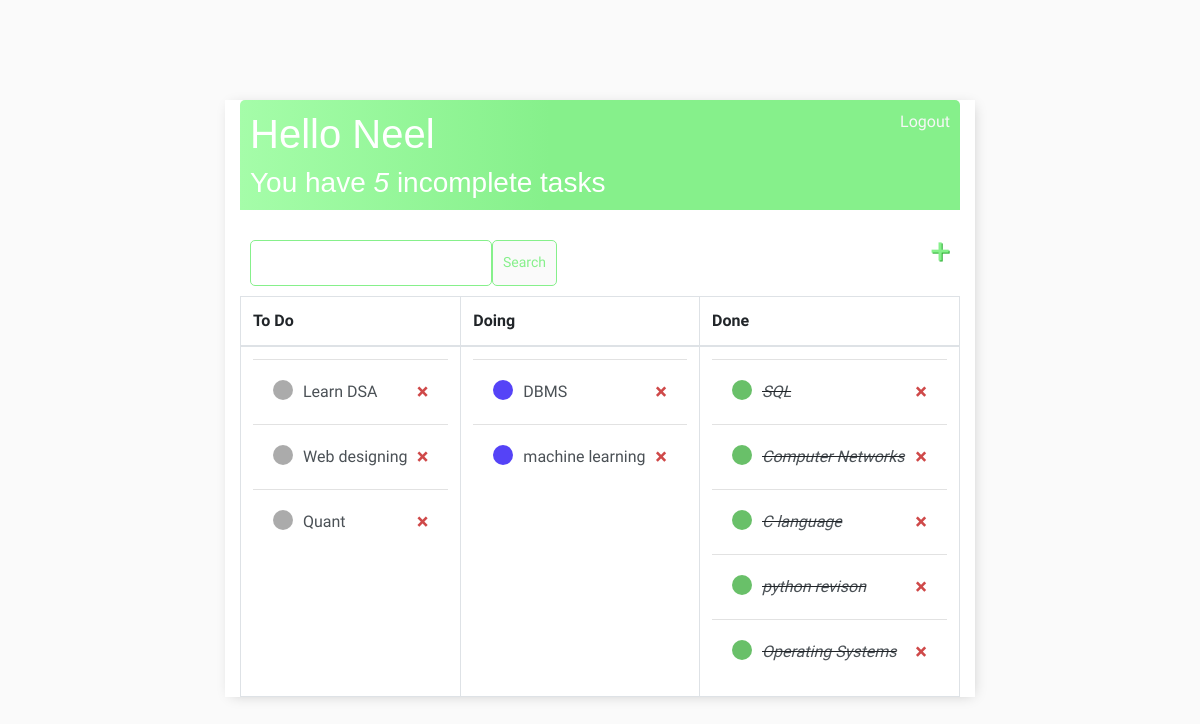
The app's page / (signed in) with its own data.
### base/models.py (models this page shows)
class Task(models.Model):
    user = models.ForeignKey(User, on_delete=models.CASCADE, null=True, blank=True)     #One-to-many relationship
    title = models.CharField(max_length=200, null=True, blank=True)
    description = models.TextField(null=True, blank=True)
    doing = models.BooleanField(default=False)
    complete = models.BooleanField(default=False)
    created = models.DateTimeField(auto_now_add=True)
    def __str__(self):
        return self.title
    class Meta:
        ordering = ['complete','doing']     #any complete item goes bottom of the list

### base/views.py (the view)
# urls.py: path('', TaskList.as_view(), name='tasks'),
class TaskList(LoginRequiredMixin, ListView):
    model = Task
    context_object_name = 'tasks'
    def get_context_data(self, **kwargs):
        context = super().get_context_data(**kwargs)
        context['tasks'] = context['tasks'].filter(user = self.request.user)            #grab context of tasks and filter it
        context['count'] = context['tasks'].filter(complete = False).count()
        search_input = self.request.GET.get('search-area') or ''
        if search_input:
            context['tasks'] = context['tasks'].filter(title__startswith = search_input)
        context['search_input'] = search_input
        return context

### base/templates/base/task_list.html
{% extends 'base/main.html' %}
{% block content %}
<div class="header">
    <div>
        <h1>Hello {{request.user|title}}</h1>
        <h3 style="margin: 0;">You have <i>{{count}}</i> incomplete task{{ count|pluralize:"s" }}</h3>
    </div>
    {% if request.user.is_authenticated %}
    <a href="{% url 'logout' %}">Logout</a>
    {% else %}
    <a href="{% url 'login' %}">Login</a>
    {% endif %}
</div>
<div id="search-add-wrpper">
    <form method="GET" style="margin-top: 20px;display: flex;">
        <input type="text" name="search-area" value="{{search_input}}">
        <input class="button" type="submit" value="Search">
    </form>
    <a id="add-link" href="{% url 'task-create' %}">&#x2b;</a>
</div>
<table class="table table-bordered">
    <thead>
      <tr>
        <th scope="col">To Do</th>
        <th scope="col">Doing</th>
        <th scope="col">Done</th>
      </tr>
    </thead>
    <tbody>
      <tr>
        <td>
            {% for task in tasks %}
                {% if not task.complete and not task.doing %}
                    <div class="task-wrapper">
                        <div class="task-title">
                            <div class="task-incomplete-icon"></div>
                            <a href="{% url 'task-update' task.id %}">{{task}}</a>
                        </div>
                        <a class="delete-link" href="{% url 'task-delete' task.id %}">&#215;</a>
                    </div>
                {% endif %}
            {% empty %}
            <h3>No items in List</h3>
            {% endfor %}
        </td>
        <td>
            {% for task in tasks %}
                {% if task.doing %}
                    <div class="task-wrapper">
                        <div class="task-title">
                            <div class="task-doing-icon"></div>
                            <a href="{% url 'task-update' task.id %}">{{task}}</a>
                        </div>
                        <a class="delete-link" href="{% url 'task-delete' task.id %}">&#215;</a>
                    </div>
                {% endif %}
            {% empty %}
            <h3>No items in List</h3>
            {% endfor %}
        </td>
        <td>
            {% for task in tasks %}
                {% if task.complete %}
                    <div class="task-wrapper">
                        <div class="task-title">
                            <div class="task-complete-icon"></div>
                            <i><s><a href="{% url 'task-update' task.id %}">{{task}}</a></s></i>
                        </div>
                        <a class="delete-link" href="{% url 'task-delete' task.id %}">&#215;</a>
                    </div>
                {% endif %}
            {% empty %}
            <h3>No items in List</h3>
            {% endfor %}
        </td>
      </tr>
    </tbody>
  </table>
{% endblock content %}

### base/templates/base/main.html (shortened to what this page needs)
<!DOCTYPE html>
<html>
<head>
    <link rel="stylesheet" href="https://stackpath.bootstrapcdn.com/bootstrap/4.1.3/css/bootstrap.min.css">
</head>
<body>
    <div class="container">
        {% block content %}
        {% endblock content %}
    </div>
</body>
</html>

### base/templates/base/main.html (style rules this page uses)
body { background-color: #fafafa; font-family: 'Numans', sans-serif; padding-top: 100px; }
h1,h2,h3,h4,h5,h6 { font-family: 'Raleway', sans-serif; }
a,p { color: #4b5156; }
.container { max-width: 750px; margin: auto; background-color: #fff; -webkit-box-shadow: 2px 2px 13px -4px rgba(0,0,0,0.21); box-shadow: 2px 2px 13px -4px rgba(0,0,0,0.21); }
.header { display: flex; justify-content: space-between; color: #fff; padding: 10px; border-radius: 5px 5px 0 0; background: linear-gradient(90deg, #a5fda9 0%, #86f08b 43%, #86f08b 100%); }
.header a { color: rgb(247, 247, 247); text-decoration: none; }
.task-wrapper { display: flex; align-items: center; justify-content: space-between; padding: 20px; background-color: #fff; border-top: 1px solid rgb(226, 226, 226); }
.task-title { display: flex; }
.task-title a { text-decoration: none; color: #4b5156; margin-left: 10px; }
.task-complete-icon { height: 20px; width: 20px; background-color: rgb(105, 192, 105); border-radius: 50%; }
.task-doing-icon { height: 20px; width: 20px; background-color: rgb(85, 67, 247); border-radius: 50%; }
.task-incomplete-icon { height: 20px; width: 20px; background-color: rgba(0, 0, 0, 0.329); border-radius: 50%; }
.delete-link { text-decoration: none; font-weight: 900; color: #cf4949; font-size: 22px; line-height: 0; }
#search-add-wrpper { display: flex; justify-content: space-between; align-items: center; padding: 10px; }
#add-link { color: #86f08b; text-decoration: none; font-size: 35px; text-shadow: 1px 1px #26ac2d; }
input[type=text], input[type=password], textarea { border : 1px solid #86f08b; border-radius: 5px; padding: 10px; width: 90%; }
.button { border: 1px solid #86f08b; background-color: #FAFAFA; color: #86f08b; padding: 10px; font-size: 14px; border-radius: 5px; cursor: pointer; text-decoration: none; }

### records on screen
Task: title "Learn DSA"
Task: title "Web designing"
Task: title "Quant"
Task: title "DBMS"
Task: title "machine learning"
Task: title "SQL"
Task: title "Computer Networks"
Task: title "C language"
Task: title "python revison"
Task: title "Operating Systems"

### other values on screen
{{ request.user|title }} "Neel"
{{ count }} "5"
